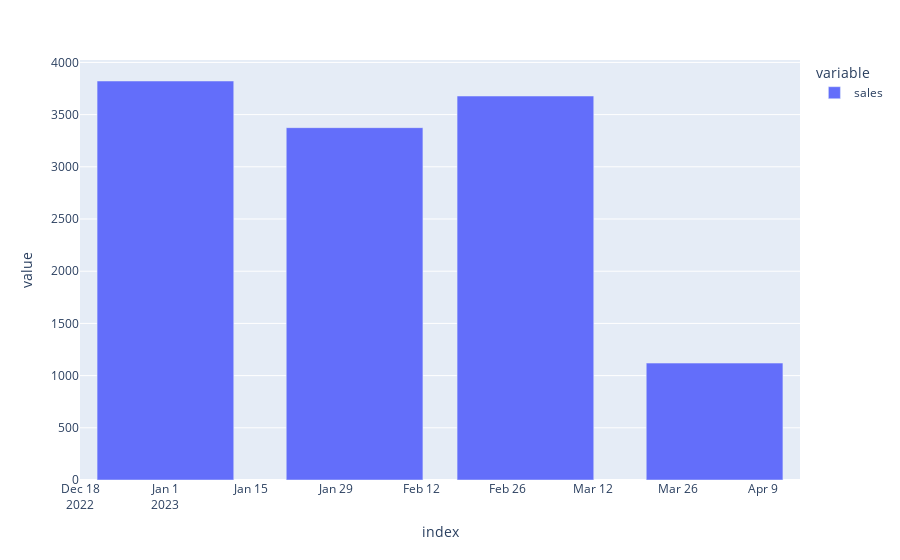

Here is the notebook cell this chart was saved with:
### Code cell
monthly_sum_sales.plot.bar()

### Figure 1 — Plotly figure (JSON) as saved in the notebook; plotly's stock layout.template omitted (floating-point values rounded to 4 significant figures)
{"data": [{"hovertemplate": "variable=sales<br>index=%{x}<br>value=%{y}<extra></extra>", "legendgroup": "sales", "marker": {"color": "#636efa", "pattern": {"shape": ""}}, "name": "sales", "orientation": "v", "showlegend": true, "textposition": "auto", "type": "bar", "x": ["2023-01-01T00:00:00", "2023-02-01T00:00:00", "2023-03-01T00:00:00", "2023-04-01T00:00:00"], "xaxis": "x", "y": [3822, 3375, 3678, 1120], "yaxis": "y"}], "layout": {"barmode": "relative", "legend": {"title": {"text": "variable"}, "tracegroupgap": 0}, "margin": {"t": 60}, "xaxis": {"anchor": "y", "domain": [0, 1], "title": {"text": "index"}}, "yaxis": {"anchor": "x", "domain": [0, 1], "title": {"text": "value"}}}}
